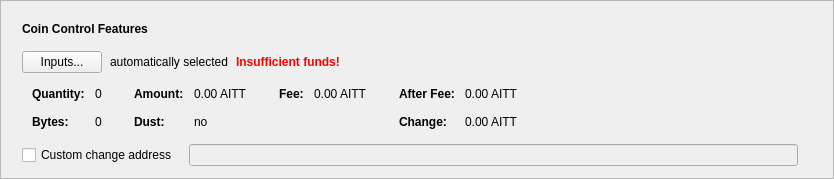
      <widget class="QFrame" name="frameCoinControl">
       <property name="sizePolicy">
        <sizepolicy hsizetype="Expanding" vsizetype="Fixed">
         <horstretch>0</horstretch>
         <verstretch>0</verstretch>
        </sizepolicy>
       </property>
       <property name="frameShape">
        <enum>QFrame::StyledPanel</enum>
       </property>
       <property name="frameShadow">
        <enum>QFrame::Raised</enum>
       </property>
       <layout class="QVBoxLayout" name="verticalLayout_2">
        <item>
         <layout class="QVBoxLayout" name="verticalLayoutCoinControl" stretch="0,0,0,0,0">
          <property name="spacing">
           <number>0</number>
          </property>
          <property name="sizeConstraint">
           <enum>QLayout::SetDefaultConstraint</enum>
          </property>
          <property name="leftMargin">
           <number>10</number>
          </property>
          <property name="topMargin">
           <number>10</number>
          </property>
          <item>
           <layout class="QHBoxLayout" name="horizontalLayoutCoinControl1">
            <property name="bottomMargin">
             <number>15</number>
            </property>
            <item>
             <widget class="QLabel" name="labelCoinControlFeatures">
              <property name="sizePolicy">
               <sizepolicy hsizetype="Preferred" vsizetype="Maximum">
                <horstretch>0</horstretch>
                <verstretch>0</verstretch>
               </sizepolicy>
              </property>
              <property name="font">
               <font>
                <weight>75</weight>
                <bold>true</bold>
               </font>
              </property>
              <property name="styleSheet">
               <string notr="true">font-weight:bold;</string>
              </property>
              <property name="text">
               <string>Coin Control Features</string>
              </property>
             </widget>
            </item>
           </layout>
          </item>
          <item>
           <layout class="QHBoxLayout" name="horizontalLayoutCoinControl2" stretch="0,0,0,0">
            <property name="spacing">
             <number>8</number>
            </property>
            <property name="bottomMargin">
             <number>10</number>
            </property>
            <item>
             <widget class="QPushButton" name="pushButtonCoinControl">
              <property name="styleSheet">
               <string notr="true"/>
              </property>
              <property name="text">
               <string>Inputs...</string>
              </property>
              <property name="autoDefault">
               <bool>false</bool>
              </property>
             </widget>
            </item>
            <item>
             <widget class="QLabel" name="labelCoinControlAutomaticallySelected">
              <property name="text">
               <string>automatically selected</string>
              </property>
              <property name="margin">
               <number>5</number>
              </property>
             </widget>
            </item>
            <item>
             <widget class="QLabel" name="labelCoinControlInsuffFunds">
              <property name="font">
               <font>
                <weight>75</weight>
                <bold>true</bold>
               </font>
              </property>
              <property name="styleSheet">
               <string notr="true">color:red;font-weight:bold;</string>
              </property>
              <property name="text">
               <string>Insufficient funds!</string>
              </property>
              <property name="margin">
               <number>5</number>
              </property>
             </widget>
            </item>
            <item>
             <spacer name="horizontalSpacerCoinControl">
              <property name="orientation">
               <enum>Qt::Horizontal</enum>
              </property>
              <property name="sizeHint" stdset="0">
               <size>
                <width>40</width>
                <height>1</height>
               </size>
              </property>
             </spacer>
            </item>
           </layout>
          </item>
          <item>
           <widget class="QWidget" name="widgetCoinControl" native="true">
            <property name="sizePolicy">
             <sizepolicy hsizetype="Preferred" vsizetype="Preferred">
              <horstretch>0</horstretch>
              <verstretch>0</verstretch>
             </sizepolicy>
            </property>
            <property name="minimumSize">
             <size>
              <width>0</width>
              <height>0</height>
             </size>
            </property>
            <property name="styleSheet">
             <string notr="true"/>
            </property>
            <layout class="QHBoxLayout" name="horizontalLayoutCoinControl5">
             <property name="leftMargin">
              <number>0</number>
             </property>
             <property name="topMargin">
              <number>0</number>
             </property>
             <property name="rightMargin">
              <number>0</number>
             </property>
             <property name="bottomMargin">
              <number>0</number>
             </property>
             <item>
              <layout class="QHBoxLayout" name="horizontalLayoutCoinControl3" stretch="0,0,0,1">
               <property name="spacing">
                <number>20</number>
               </property>
               <property name="topMargin">
                <number>0</number>
               </property>
               <property name="bottomMargin">
                <number>10</number>
               </property>
               <item>
                <layout class="QFormLayout" name="formLayoutCoinControl1">
                 <property name="horizontalSpacing">
                  <number>10</number>
                 </property>
                 <property name="verticalSpacing">
                  <number>14</number>
                 </property>
                 <property name="leftMargin">
                  <number>10</number>
                 </property>
                 <property name="topMargin">
                  <number>4</number>
                 </property>
                 <property name="rightMargin">
                  <number>6</number>
                 </property>
                 <item row="0" column="0">
                  <widget class="QLabel" name="labelCoinControlQuantityText">
                   <property name="font">
                    <font>
                     <weight>75</weight>
                     <bold>true</bold>
                    </font>
                   </property>
                   <property name="text">
                    <string>Quantity:</string>
                   </property>
                   <property name="margin">
                    <number>0</number>
                   </property>
                  </widget>
                 </item>
                 <item row="0" column="1">
                  <widget class="QLabel" name="labelCoinControlQuantity">
                   <property name="cursor">
                    <cursorShape>IBeamCursor</cursorShape>
                   </property>
                   <property name="contextMenuPolicy">
                    <enum>Qt::ActionsContextMenu</enum>
                   </property>
                   <property name="text">
                    <string notr="true">0</string>
                   </property>
                   <property name="margin">
                    <number>0</number>
                   </property>
                   <property name="textInteractionFlags">
                    <set>Qt::LinksAccessibleByMouse|Qt::TextSelectableByKeyboard|Qt::TextSelectableByMouse</set>
                   </property>
                  </widget>
                 </item>
                 <item row="1" column="0">
                  <widget class="QLabel" name="labelCoinControlBytesText">
                   <property name="font">
                    <font>
                     <weight>75</weight>
                     <bold>true</bold>
                    </font>
                   </property>
                   <property name="text">
                    <string>Bytes:</string>
                   </property>
                  </widget>
                 </item>
                 <item row="1" column="1">
                  <widget class="QLabel" name="labelCoinControlBytes">
                   <property name="cursor">
                    <cursorShape>IBeamCursor</cursorShape>
                   </property>
                   <property name="contextMenuPolicy">
                    <enum>Qt::ActionsContextMenu</enum>
                   </property>
                   <property name="text">
                    <string notr="true">0</string>
                   </property>
                   <property name="textInteractionFlags">
                    <set>Qt::LinksAccessibleByMouse|Qt::TextSelectableByKeyboard|Qt::TextSelectableByMouse</set>
                   </property>
                  </widget>
                 </item>
                </layout>
               </item>
               <item>
                <layout class="QFormLayout" name="formLayoutCoinControl2">
                 <property name="horizontalSpacing">
                  <number>10</number>
                 </property>
                 <property name="verticalSpacing">
                  <number>14</number>
                 </property>
                 <property name="leftMargin">
                  <number>6</number>
                 </property>
                 <property name="topMargin">
                  <number>4</number>
                 </property>
                 <property name="rightMargin">
                  <number>6</number>
                 </property>
                 <item row="0" column="0">
                  <widget class="QLabel" name="labelCoinControlAmountText">
                   <property name="font">
                    <font>
                     <weight>75</weight>
                     <bold>true</bold>
                    </font>
                   </property>
                   <property name="text">
                    <string>Amount:</string>
                   </property>
                   <property name="margin">
                    <number>0</number>
                   </property>
                  </widget>
                 </item>
                 <item row="0" column="1">
                  <widget class="QLabel" name="labelCoinControlAmount">
                   <property name="cursor">
                    <cursorShape>IBeamCursor</cursorShape>
                   </property>
                   <property name="contextMenuPolicy">
                    <enum>Qt::ActionsContextMenu</enum>
                   </property>
                   <property name="text">
                    <string notr="true">0.00 AITT</string>
                   </property>
                   <property name="textInteractionFlags">
                    <set>Qt::LinksAccessibleByMouse|Qt::TextSelectableByKeyboard|Qt::TextSelectableByMouse</set>
                   </property>
                  </widget>
                 </item>
                 <item row="1" column="0">
                  <widget class="QLabel" name="labelCoinControlLowOutputText">
                   <property name="font">
                    <font>
                     <weight>75</weight>
                     <bold>true</bold>
                    </font>
                   </property>
                   <property name="text">
                    <string>Dust:</string>
                   </property>
                  </widget>
                 </item>
                 <item row="1" column="1">
                  <widget class="QLabel" name="labelCoinControlLowOutput">
                   <property name="cursor">
                    <cursorShape>IBeamCursor</cursorShape>
                   </property>
                   <property name="contextMenuPolicy">
                    <enum>Qt::ActionsContextMenu</enum>
                   </property>
                   <property name="text">
                    <string notr="true">no</string>
                   </property>
                   <property name="textInteractionFlags">
                    <set>Qt::LinksAccessibleByMouse|Qt::TextSelectableByKeyboard|Qt::TextSelectableByMouse</set>
                   </property>
                  </widget>
                 </item>
                </layout>
               </item>
               <item>
                <layout class="QFormLayout" name="formLayoutCoinControl3">
                 <property name="horizontalSpacing">
                  <number>10</number>
                 </property>
                 <property name="verticalSpacing">
                  <number>14</number>
                 </property>
                 <property name="leftMargin">
                  <number>6</number>
                 </property>
                 <property name="topMargin">
                  <number>4</number>
                 </property>
                 <property name="rightMargin">
                  <number>6</number>
                 </property>
                 <item row="0" column="0">
                  <widget class="QLabel" name="labelCoinControlFeeText">
                   <property name="font">
                    <font>
                     <weight>75</weight>
                     <bold>true</bold>
                    </font>
                   </property>
                   <property name="text">
                    <string>Fee:</string>
                   </property>
                   <property name="margin">
                    <number>0</number>
                   </property>
                  </widget>
                 </item>
                 <item row="0" column="1">
                  <widget class="QLabel" name="labelCoinControlFee">
                   <property name="cursor">
                    <cursorShape>IBeamCursor</cursorShape>
                   </property>
                   <property name="contextMenuPolicy">
                    <enum>Qt::ActionsContextMenu</enum>
                   </property>
                   <property name="text">
                    <string notr="true">0.00 AITT</string>
                   </property>
                   <property name="textInteractionFlags">
                    <set>Qt::LinksAccessibleByMouse|Qt::TextSelectableByKeyboard|Qt::TextSelectableByMouse</set>
                   </property>
                  </widget>
                 </item>
                </layout>
               </item>
               <item>
                <layout class="QFormLayout" name="formLayoutCoinControl4">
                 <property name="horizontalSpacing">
                  <number>10</number>
                 </property>
                 <property name="verticalSpacing">
                  <number>14</number>
                 </property>
                 <property name="leftMargin">
                  <number>6</number>
                 </property>
                 <property name="topMargin">
                  <number>4</number>
                 </property>
                 <property name="rightMargin">
                  <number>6</number>
                 </property>
                 <item row="0" column="0">
                  <widget class="QLabel" name="labelCoinControlAfterFeeText">
                   <property name="font">
                    <font>
                     <weight>75</weight>
                     <bold>true</bold>
                    </font>
                   </property>
                   <property name="text">
                    <string>After Fee:</string>
                   </property>
                   <property name="margin">
                    <number>0</number>
                   </property>
                  </widget>
                 </item>
                 <item row="0" column="1">
                  <widget class="QLabel" name="labelCoinControlAfterFee">
                   <property name="cursor">
                    <cursorShape>IBeamCursor</cursorShape>
                   </property>
                   <property name="contextMenuPolicy">
                    <enum>Qt::ActionsContextMenu</enum>
                   </property>
                   <property name="text">
                    <string notr="true">0.00 AITT</string>
                   </property>
                   <property name="textInteractionFlags">
                    <set>Qt::LinksAccessibleByMouse|Qt::TextSelectableByKeyboard|Qt::TextSelectableByMouse</set>
                   </property>
                  </widget>
                 </item>
                 <item row="1" column="0">
                  <widget class="QLabel" name="labelCoinControlChangeText">
                   <property name="font">
                    <font>
                     <weight>75</weight>
                     <bold>true</bold>
                    </font>
                   </property>
                   <property name="text">
                    <string>Change:</string>
                   </property>
                  </widget>
                 </item>
                 <item row="1" column="1">
                  <widget class="QLabel" name="labelCoinControlChange">
                   <property name="cursor">
                    <cursorShape>IBeamCursor</cursorShape>
                   </property>
                   <property name="contextMenuPolicy">
                    <enum>Qt::ActionsContextMenu</enum>
                   </property>
                   <property name="text">
                    <string notr="true">0.00 AITT</string>
                   </property>
                   <property name="textInteractionFlags">
                    <set>Qt::LinksAccessibleByMouse|Qt::TextSelectableByKeyboard|Qt::TextSelectableByMouse</set>
                   </property>
                  </widget>
                 </item>
                </layout>
               </item>
              </layout>
             </item>
            </layout>
           </widget>
          </item>
          <item>
           <layout class="QHBoxLayout" name="horizontalLayoutCoinControl4" stretch="0,0,0">
            <property name="spacing">
             <number>12</number>
            </property>
            <property name="sizeConstraint">
             <enum>QLayout::SetDefaultConstraint</enum>
            </property>
            <property name="topMargin">
             <number>5</number>
            </property>
            <property name="rightMargin">
             <number>5</number>
            </property>
            <item>
             <widget class="QCheckBox" name="checkBoxCoinControlChange">
              <property name="toolTip">
               <string>If this is activated, but the change address is empty or invalid, change will be sent to a newly generated address.</string>
              </property>
              <property name="text">
               <string>Custom change address</string>
              </property>
             </widget>
            </item>
            <item>
             <widget class="QValidatedLineEdit" name="lineEditCoinControlChange">
              <property name="enabled">
               <bool>false</bool>
              </property>
              <property name="sizePolicy">
               <sizepolicy hsizetype="Expanding" vsizetype="Fixed">
                <horstretch>0</horstretch>
                <verstretch>0</verstretch>
               </sizepolicy>
              </property>
             </widget>
            </item>
            <item>
             <widget class="QLabel" name="labelCoinControlChangeLabel">
              <property name="sizePolicy">
               <sizepolicy hsizetype="Preferred" vsizetype="Expanding">
                <horstretch>0</horstretch>
                <verstretch>0</verstretch>
               </sizepolicy>
              </property>
              <property name="minimumSize">
               <size>
                <width>0</width>
                <height>0</height>
               </size>
              </property>
              <property name="text">
               <string/>
              </property>
              <property name="margin">
               <number>3</number>
              </property>
             </widget>
            </item>
           </layout>
          </item>
          <item>
           <spacer name="verticalSpacerCoinControl">
            <property name="orientation">
             <enum>Qt::Vertical</enum>
            </property>
            <property name="sizeType">
             <enum>QSizePolicy::Expanding</enum>
            </property>
            <property name="sizeHint" stdset="0">
             <size>
              <width>800</width>
              <height>1</height>
             </size>
            </property>
           </spacer>
          </item>
         </layout>
        </item>
       </layout>
      </widget>
